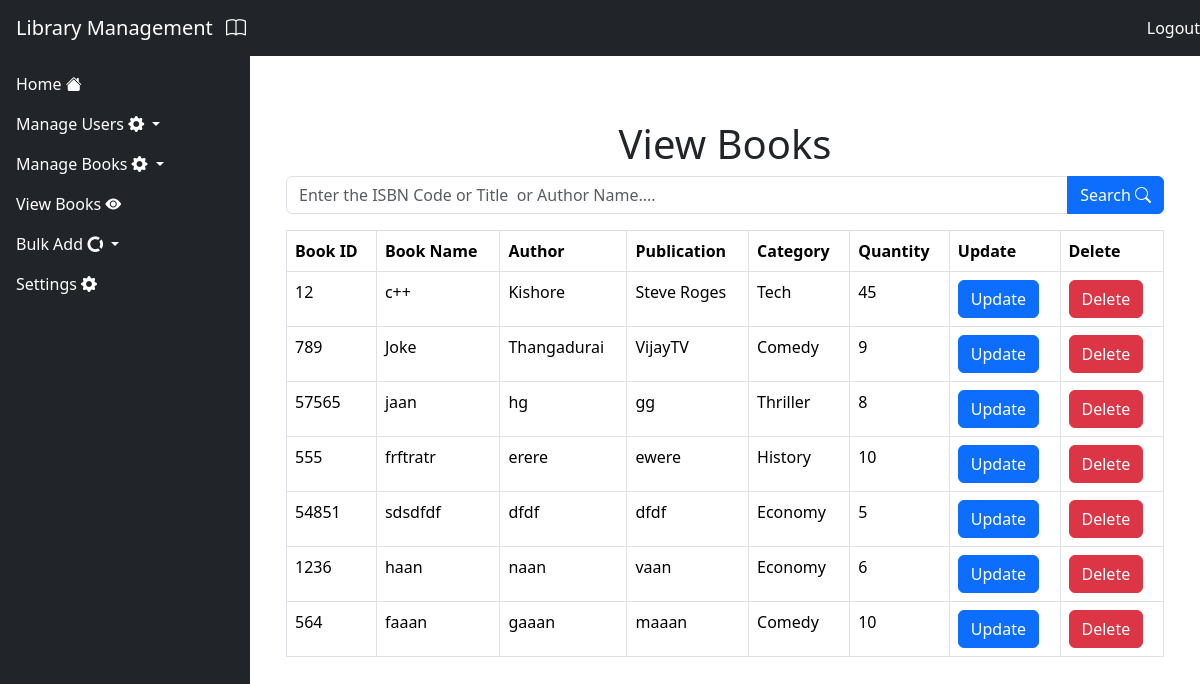
Page /view_books/ (signed in) on the earlier database version.
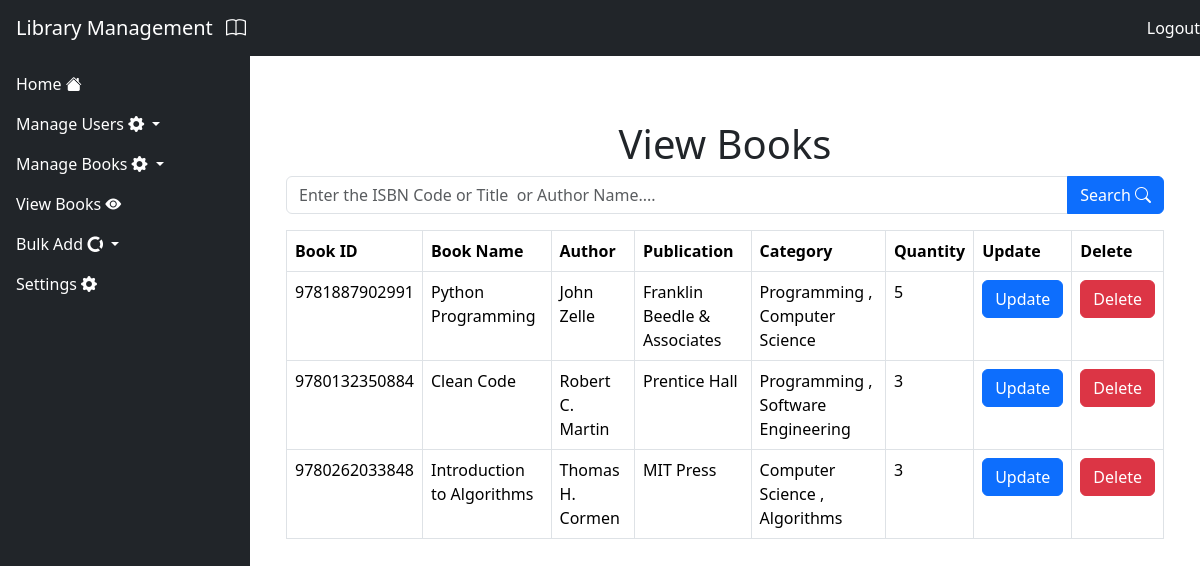
Same page on the later database version.
### Library/models.py (models this page shows, shortened)
class Book(models.Model):
    title = models.CharField(max_length=200)
    author = models.CharField(max_length=100)
    publisher = models.CharField(max_length=100)
    quantity = models.IntegerField(default=0)
    categories = models.ManyToManyField(Category, related_name='books')
    availability_status = models.CharField(max_length=10, default="Available")
    isbn = models.CharField(max_length=20, blank=True, null=True)

class Category(models.Model):
    name = models.CharField(max_length=100)

### Library/views.py (the view)
# urls.py: path('view_books/', viewBooks, name='view_books'),
@login_required(login_url='login')
def  viewBooks(request):
    books = Book.objects.all()
    categories = Category.objects.all()
    return render(request, 'view_books.html', {'books': books, 'categories': categories})

### Library/templates/view_books.html (shortened to what this page needs)
{% extends 'base.html' %}
{% block content %}
<div class="container mt-5">
    <h1 class="text-center">View Books</h1>
        <form action="{% url 'search_book'%}" method="post">
            <div class="input-group mb-3">
                <input type="text" class="form-control" name="bookID" placeholder="Enter the ISBN Code or Title  or Author Name...." required>
                <button type="submit" class="btn btn-primary">Search <i class="bi bi-search"></i></button>
            </div>
        </form>
<table class="table table-bordered">
    <thead>
        <tr>
            <th>Book ID</th>
            <th>Book Name</th>
            <th>Author</th>
            <th>Publication</th>
            <th>Category</th>
            <th>Quantity</th>
            <th>Update</th>
            <th>Delete</th>
        </tr>
    </thead>
    <tbody>
        {%if searched_book%}
        <tr>
            <td>{{ searched_book.isbn }}</td>
            <td>{{ searched_book.title }}</td>
            <td>{{ searched_book.author }}</td>
            <td>{{ searched_book.publisher }}</td>
            <td>
                {% if searched_book.categories %}
                    {% for category in searched_book.categories.all %}
                        {{ category.name }} {% if not forloop.last %}, {% endif %}
                    {% endfor %}
                {% else %}
                    No Categories
                {% endif %}
            </td>
            <td>{{ searched_book.quantity }}</td>
            <td><button class="btn btn-primary" data-bs-toggle="modal" data-bs-target="#editBookModal{{ searched_book.id }}">Update</button></td>
            <td><a href="{%url 'delete_book' searched_book.id%}" class="btn btn-danger">Delete</a></td>
        </tr>
        <div class="modal" id="editBookModal{{ searched_book.id }}" aria-hidden="true">
            <div class="modal-dialog">
                    <div class="modal-content">
                        <div class="modal-header">
                            <h1 class="modal-title">Edit Book</h1>
                            <button type="button" class="btn-close" data-bs-dismiss="modal" aria-label="Close"></button>
                        </div>
                        <div class="modal-body">
                            <form method="post" action="{% url 'update_book' searched_book.id %}">
                                {% csrf_token %}
                                <div class="mb-3">
                                    <label for="editTitle" class="col-form-label">Title:</label>
                                    <input type="text" class="form-control" id="editTitle" name="title" value="{{ searched_book.title }}">
                                </div>
                                <div class="mb-3">
                                    <label for="editAuthor" class="col-form-label">Author:</label>
                                    <input type="text" class="form-control" id="editAuthor" name="author" value="{{ searched_book.author }}">
                                </div>
                                <div class="mb-3">
                                    <label for="editPublisher" class="col-form-label">Publisher:</label>
                                    <input type="text" class="form-control" id="editPublisher" name="publisher" value="{{ searched_book.publisher }}">
                                </div>
                                <div class="mb-3">
                                    <label for="editISBN" class="col-form-label">ISBN:</label>
                                    <input type="text" class="form-control" id="editISBN" name="isbn" value="{{searched_book.isbn}}" >
                                    <div class="modal-footer">
                                </div>
                                <div class="mb-3">
                                    <label for="editQuantity" class="col-form-label">Quantity:</label>
                                    <input type="text" class="form-control" id="editQuantity" name="quantity" value="{{ searched_book.quantity }}">
                                </div>
                                    <button type="button" class="btn btn-secondary" data-bs-dismiss="modal">Close</button>
                                    <button class="btn btn-primary" type="submit">Confirm</button>
                                </div>
                            </form>
                        </div>
                </div>
            </div>
        </div>
        {% elif books%}
        {% for book in books %}
        <tr>
            <td>{{ book.isbn }}</td>
            <td>{{ book.title }}</td>
            <td>{{ book.author }}</td>
            <td>{{ book.publisher }}</td>
            <td>
                {% if book.categories %}
                    {% for category in book.categories.all %}
                        {{ category.name }} {% if not forloop.last %}, {% endif %}
                    {% endfor %}
                {% else %}
                    No Categories
                {% endif %}
            </td>
            <td>{{ book.quantity }}</td>
            <td><button class="btn btn-primary" data-bs-toggle="modal" data-bs-target="#editBookModal{{ book.id }}">Update</button></td>
            <td><a href="{%url 'delete_book' book.id%}" class="btn btn-danger">Delete</a></td>
        </tr>
        {% endfor %}
        {% else %}
        <tr>
            <td colspan="8" class="text-center">No books found.</td>
        </tr>
        {% endif %}
    </tbody>
</table>
</div>
{% endblock %}

### Library/templates/base.html (shortened to what this page needs)
<!DOCTYPE html>
<html lang="en">
<head>
    {% load bootstrap5 %}
    {% bootstrap_css %}
    <link rel="stylesheet" href="https://cdn.jsdelivr.net/npm/bootstrap-icons@1.11.3/font/bootstrap-icons.min.css">
</head>
<body class="d-flex flex-column" style="height: 100vh;">
    <nav class="navbar navbar-dark bg-dark fixed-top">
        <a href="{% url 'home' %}" class="navbar-brand ps-3">Library Management <i class="bi bi-book ps-2"></i></a>
        <a class="text-white nav-link ms-auto" href="{% url 'logout' %}">Logout</a>
    </nav>
    <div class="d-flex flex-grow-1 pt-5">
        <div class="bg-dark text-white p-3" style="width: 250px; height: 100vh; position: fixed;">
            <ul class="navbar-nav">
                <li class="nav-item">
                    <a class="nav-link" href="{% url 'home' %}">Home <i class="bi bi-house-fill"></i></a>
                </li>
                <li class="nav-item dropdown">
                    <a class="nav-link dropdown-toggle" href="#" id="dropdownMenuButton" role="button" data-bs-toggle="dropdown" aria-expanded="false">
                        Manage Users <i class="bi bi-gear-fill"></i>
                    </a>
                </li>
                <li class="nav-item dropdown">
                    <a class="nav-link dropdown-toggle" href="#" id="dropdownMenuButton2" role="button" data-bs-toggle="dropdown" aria-expanded="false">
                        Manage Books <i class="bi bi-gear-fill"></i>
                    </a>
                </li>
                <li><a class="nav-link" href="{% url 'view_books' %}">View Books <i class="bi bi-eye-fill"></i></a></li>
                 <li class="nav-item dropdown">
                    <a class="nav-link dropdown-toggle" href="#" id="dropdownMenuButton2" role="button" data-bs-toggle="dropdown" aria-expanded="false">
                        Bulk Add <i class="bi bi-opencollective "></i>
                    </a>
                 </li>
                 <li><a class="nav-link" href="{% url 'settings' %}">Settings <i class="bi bi-gear-fill"></i></a></li>
            </ul>
        </div>
        <div class="flex-grow-1 p-4 container-fluid" style="margin-left: 250px;">
            {% block content %}{% endblock %}
        </div>
    </div>
</body>
</html>

Differences in the rows shown:
removed Book: isbn "12", title "c++", author "Kishore", publisher "Steve Roges", quantity "45", Category (name "Tech")
removed Book: isbn "57565", title "jaan", author "hg", publisher "gg", quantity "8", Category (name "Thriller")
removed Book: isbn "555", title "frftratr", author "erere", publisher "ewere", quantity "10"
removed Category: name "History", shown under "555"
removed Book: isbn "54851", title "sdsdfdf", author "dfdf", publisher "dfdf", quantity "5"
removed Category: name "Economy"
removed Book: isbn "1236", title "haan", author "naan", publisher "vaan", quantity "6"
removed Book: isbn "564", title "faaan", author "gaaan", publisher "maaan", quantity "10", Category (name "Comedy")
added Book: isbn "9781887902991", title "Python Programming", author "John Zelle", publisher "Franklin Beedle & Associates", quantity "5", Category (name "Programming"), Category (name "Computer Science")
changed Book: gains Category (name "Software Engineering"); isbn "789" → "9780132350884"; title "Joke" → "Clean Code"; author "Thangadurai" → "Robert C. Martin"; publisher "VijayTV" → "Prentice Hall"; gains Category (name "Programming"); quantity "9" → "3"; loses Category (name "Comedy")
added Book: isbn "9780262033848", title "Introduction to Algorithms", author "Thomas H. Cormen", publisher "MIT Press", quantity "3", Category (name "Computer Science"), Category (name "Algorithms")
